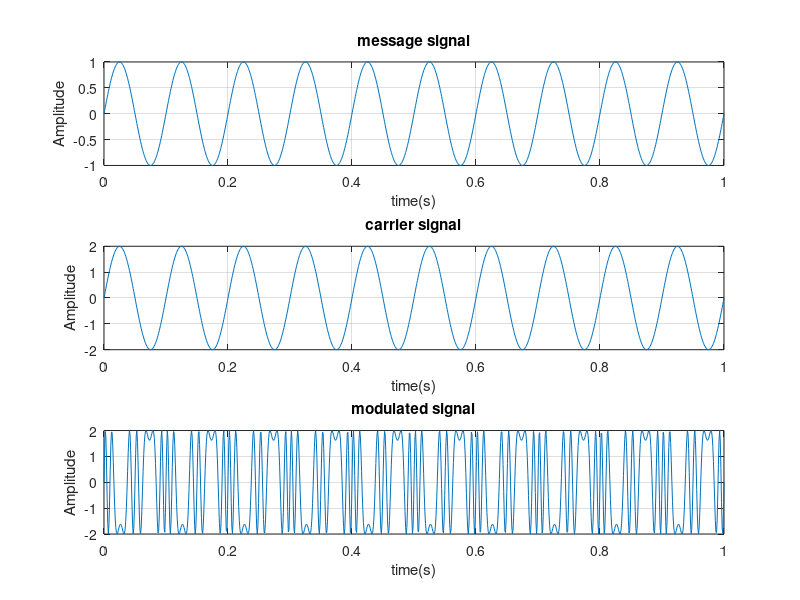
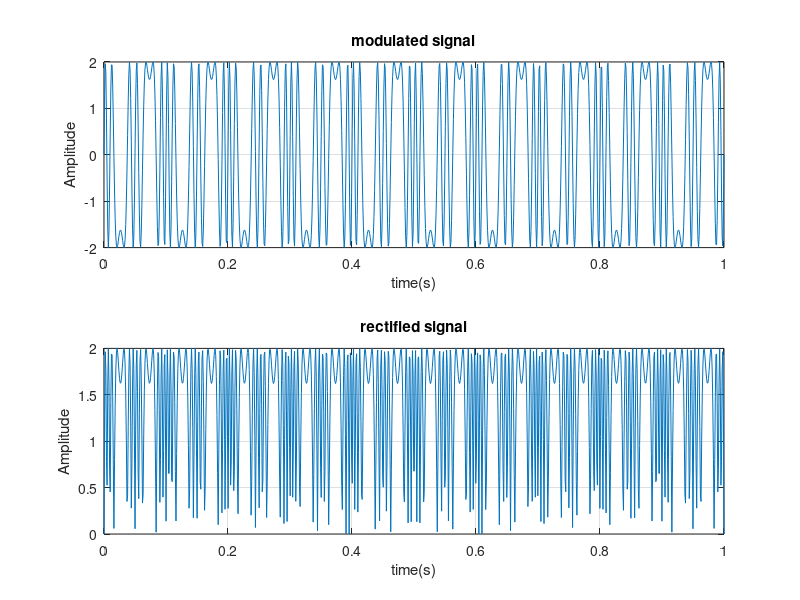
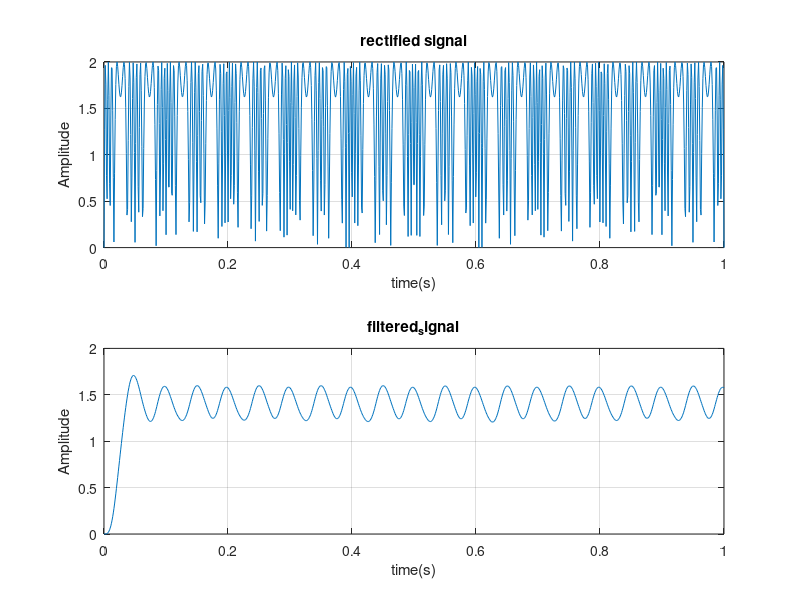

Here is the MATLAB script that generated these plots, in order:
%modulation

clear all;
clc;

%time parameter

fs=1000; %sample frequency
t = linspace(0,1,1000); % time parameter 0 to 1000, 1s difference

%message signal parameter

fm=10;
Am=1;
message_signal = Am * sin(2*pi*fm.*t); %message signal

%carrier_signal 

fc=100;
Ac=2;
carrier_signal =  Ac * sin(2*pi*fm.*t); %carrier signal

%modulated signal
kf=10;
modulated_signal = Ac * sin(2*pi*fm.*t + kf*message_signal) ;

%plotting

figure;

subplot(3,1,1);
plot(t,message_signal);
title ('message signal');
xlabel('time(s)');
ylabel('Amplitude');
grid on;


subplot(3,1,2);
plot(t,carrier_signal);
title ('carrier signal');
xlabel('time(s)');
ylabel('Amplitude');
grid on;


subplot(3,1,3);
plot(t,modulated_signal);
title ('modulated signal');
xlabel('time(s)');
ylabel('Amplitude');
grid on;


%demodulation

%1. rectification

rectified_signal = abs (modulated_signal);

%plotting

figure;
subplot(2,1,1);
plot(t,modulated_signal);
title ('modulated signal');
xlabel('time(s)');
ylabel('Amplitude');
grid on;

subplot(2,1,2);
plot(t,rectified_signal);
title ('rectified signal');
xlabel('time(s)');
ylabel('Amplitude');
grid on;


%low pass filter

cutoff_frequency = 20;

%2. designing low pass filter

order = 4;

nyquist_freq = fs/2;

normalized_cutoff_freq = cutoff_frequency / nyquist_freq;

%butterworth
[b,a]= butter(order, normalized_cutoff_freq, 'low');

%apply lowpass filter to the rectified signal

filtered_signal = filter(b,a,rectified_signal);

%plotting

figure;
subplot(2,1,1);
plot(t,rectified_signal);
title ('rectified signal');
xlabel('time(s)');
ylabel('Amplitude');
grid on;

subplot(2,1,2);
plot(t,filtered_signal);
title ('filtered_signal');
xlabel('time(s)');
ylabel('Amplitude');
grid on;